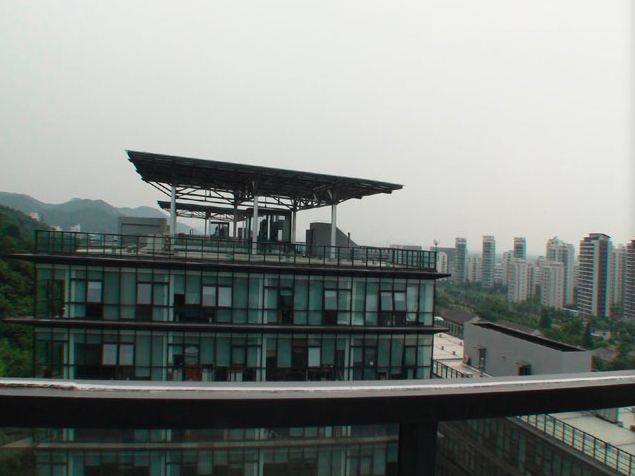
//> input picture Picture1.png, 635 x 476 px
$ ./SiftMatching   (built with g++ and OpenCV 4)
//> lines starting //> are read from the running program, lines starting //| are printed output that depends on the picture
// SfitMatcher.cpp : 此文件包含 "main" 函数。程序执行将在此处开始并结束。
//

#include <iostream>
#include "opencv2/opencv.hpp"
#include "opencv2/xfeatures2d.hpp"

using namespace std;
using namespace cv;

// [202 lines of commented-out code are left out]


typedef struct
{
	Point2f Left_Top;
	Point2f Left_Bottom;
	Point2f Right_Top;
	Point2f Right_Bottom;
}Four_Corners;
Four_Corners Corners;

void CalcCorners(const Mat& H, const Mat& src)
{
	double v2[] = { 0, 0, 1 };//左上角
	double v1[3];//变换后的坐标值
	Mat V2 = Mat(3, 1, CV_64FC1, v2);  //列向量
	Mat V1 = Mat(3, 1, CV_64FC1, v1);  //列向量

	V1 = H * V2;
	//左上角(0,0,1)
	cout << "V2: " << V2 << endl;
	cout << "V1: " << V1 << endl;
	Corners.Left_Top.x = v1[0] / v1[2];
	Corners.Left_Top.y = v1[1] / v1[2];

	//左下角(0,src.rows,1)
	v2[0] = 0;
	v2[1] = src.rows;
	v2[2] = 1;
	V2 = Mat(3, 1, CV_64FC1, v2);  //列向量
	V1 = Mat(3, 1, CV_64FC1, v1);  //列向量
	V1 = H * V2;
	Corners.Left_Bottom.x = v1[0] / v1[2];
	Corners.Left_Bottom.y = v1[1] / v1[2];

	//右上角(src.cols,0,1)
	v2[0] = src.cols;
	v2[1] = 0;
	v2[2] = 1;
	V2 = Mat(3, 1, CV_64FC1, v2);  //列向量
	V1 = Mat(3, 1, CV_64FC1, v1);  //列向量
	V1 = H * V2;
	Corners.Right_Top.x = v1[0] / v1[2];
	Corners.Right_Top.y = v1[1] / v1[2];

	//右下角(src.cols,src.rows,1)
	v2[0] = src.cols;
	v2[1] = src.rows;
	v2[2] = 1;
	V2 = Mat(3, 1, CV_64FC1, v2);  //列向量
	V1 = Mat(3, 1, CV_64FC1, v1);  //列向量
	V1 = H * V2;
	Corners.Right_Bottom.x = v1[0] / v1[2];
	Corners.Right_Bottom.y = v1[1] / v1[2];

}

//优化两图的连接处，使得拼接自然
void OptimizeSeam(Mat& img1, Mat& trans, Mat& dst)
{
	int start = MIN(Corners.Left_Top.x, Corners.Left_Bottom.x);//开始位置，即重叠区域的左边界

	double processWidth = img1.cols - start;//重叠区域的宽度
	int rows = dst.rows;
	int cols = img1.cols; //注意，是列数*通道数
	double alpha = 1;//img1中像素的权重
	for (int i = 0; i < rows; i++)
	{
		uchar* p = img1.ptr<uchar>(i);  //获取第i行的首地址
		uchar* t = trans.ptr<uchar>(i);
		uchar* d = dst.ptr<uchar>(i);
		for (int j = start; j < cols; j++)
		{
			//如果遇到图像trans中无像素的黑点，则完全拷贝img1中的数据
			if (t[j * 3] == 0 && t[j * 3 + 1] == 0 && t[j * 3 + 2] == 0)
			{
				alpha = 1;
			}
			else
			{
				//img1中像素的权重，与当前处理点距重叠区域左边界的距离成正比，实验证明，这种方法确实好
				alpha = (processWidth - (j - start)) / processWidth;
			}

			d[j * 3] = p[j * 3] * alpha + t[j * 3] * (1 - alpha);
			d[j * 3 + 1] = p[j * 3 + 1] * alpha + t[j * 3 + 1] * (1 - alpha);
			d[j * 3 + 2] = p[j * 3 + 2] * alpha + t[j * 3 + 2] * (1 - alpha);

		}
	}

}

int main()
{
	Mat SrcImage1, SrcImage2;
	Mat GaussBlurImage1, GaussBlurImage2;
	SrcImage1 = imread("Picture1.png", IMREAD_COLOR);
//> SrcImage1 is the input picture: 476 rows x 635 cols, CV_8UC3; mean B, G, R 132.2, 135.8, 130.2
	SrcImage2 = imread("Picture2.png", IMREAD_COLOR);
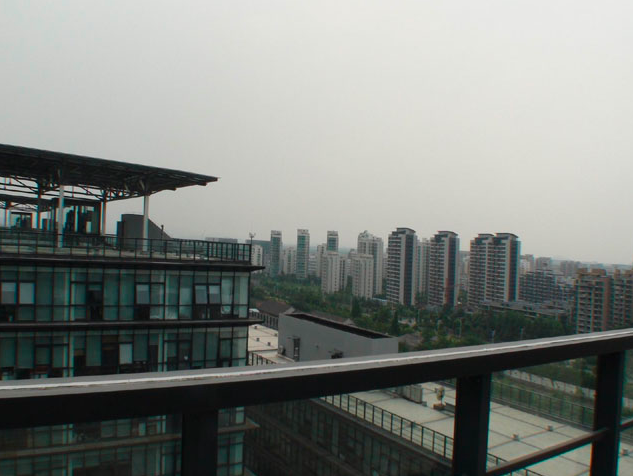
//> input picture Picture2.png, 633 x 476 px
//> SrcImage2 is the input picture: 476 rows x 633 cols, CV_8UC3; mean B, G, R 126.6, 130.9, 126.8
	if (SrcImage1.data == nullptr || SrcImage2.data == nullptr)
	{
		cout << "Image load error..." << endl;
		return 0;
	}

	Ptr<xfeatures2d::SIFT> sift;
	sift = xfeatures2d::SIFT::create(200);
	//ORB
	// 	Ptr<ORB> orb;
	// 	orb = ORB::create();
	//SURF
	//Ptr<xfeatures2d::SURF> surf;
	//surf = xfeatures2d::SURF::create(1500);
	//提取特征点
	vector<KeyPoint> KeyPoint1, KeyPoint2;
// [10 lines of commented-out code are left out]
	Mat Descript1, Descript2;
	sift->detectAndCompute(SrcImage1, Mat(), KeyPoint1, Descript1);
//> KeyPoint1 = 200 keypoints; strongest (x, y, size): (310, 203, 1.8), (302, 204, 1.9), (212, 214, 1.9), (151, 167, 21.9)
	sift->detectAndCompute(SrcImage2, Mat(), KeyPoint2, Descript2);
//> KeyPoint2 = 200 keypoints; strongest (x, y, size): (120, 194, 2), (112, 195, 2), (13, 204, 2.2), (203, 180, 8.6)
	vector<DMatch>matches;
	if (Descript1.type() != CV_32F || Descript2.type() != CV_32F)
	{
		Descript1.convertTo(Descript1, CV_32F);
		Descript2.convertTo(Descript2, CV_32F);
	}
	Ptr<DescriptorMatcher>matcher = DescriptorMatcher::create("FlannBased");
	matcher->match(Descript1, Descript2, matches);
//> matches = 200 matches
	//计算特征点距离的最大值
	double MaxDistance = 0;
	for (int i = 0; i < Descript1.rows; i++)
	{
		double Dist = matches[i].distance;
		if (Dist > MaxDistance)
		{
			MaxDistance = Dist;
		}
	}
//> this loop made 200 passes
//> (Dist, MaxDistance) on passes 1, 2, 3, 41, 48, 142, 172: (71.64, 71.64), (283.1, 283.1), (371.7, 371.7), (389.5, 389.5), (394, 394), (432.5, 432.5), (447.1, 447.1)
//> Dist on passes 4 to 9: 316.7, 354.9, 293.8, 244.1, 324.9, 267.5
//> after the loop, MaxDistance = 447.1
	//挑选好的匹配点
	vector<DMatch>OK_matches;
	for (int j = 0; j < Descript1.rows; j++)
	{
		if (matches[j].distance < 0.5*MaxDistance)
		{
			OK_matches.push_back(matches[j]);
		}
	}
//> after the loop, OK_matches = 109 matches
	//图像配准
	//转换类型为Point2f
	vector<Point2f>ImagePoint1, ImagePoint2;
	for (int i = 0; i < OK_matches.size(); i++)
	{
		ImagePoint1.push_back(KeyPoint1[OK_matches[i].trainIdx].pt);
		ImagePoint2.push_back(KeyPoint2[OK_matches[i].queryIdx].pt);
	}
//> this loop made 109 passes
//> after the loop, ImagePoint1 = 109 Points (x, y), first 12: [166.1, 213.1], [184.5, 196.2], [212, 213.9], [398.8, 186.7], [261.3, 198.3], [281.8, 217.5], [383, 264.5], [160.9, 187.5], [445.9, 347.8], [194.5, 212.9], [231, 216.4], [85.7, 387.5]; ImagePoint2 = 109 Points (x, y), first 12: [2.8, 210.1], [438.2, 237.8], [7.35, 179.9], [7.36, 206.2], [7.36, 187.1], [7.67, 199.2], [425.9, 417.4], [424.2, 233.7], [424.2, 233.7], [423.9, 385.1], [478.1, 241.8], [9.62, 184.2]
	//转换图像1到图像2的映射矩阵
	Mat Homo = findHomography(ImagePoint1, ImagePoint2, RANSAC);
//> Homo = [[-4.29, -3.46, 1799.9], [-5.62, 4.88, 359.5], [-0.0282, 0.0283, 1]]
	cout << "Homo = \n" << Homo << endl;
//| Homo =
//| [-4.287456909362596, -3.46094528213911, 1799.914747436987;
//|  -5.621914671476599, 4.882723386797958, 359.4565838393088;
//|  -0.0282252753660137, 0.02834136631196652, 1]
	//图像配准
	Mat ImageTransform1, ImageTransform2;
	warpPerspective(SrcImage1, ImageTransform1, Homo, Size(MAX(Corners.Right_Top.x, Corners.Right_Bottom.x), SrcImage2.rows));
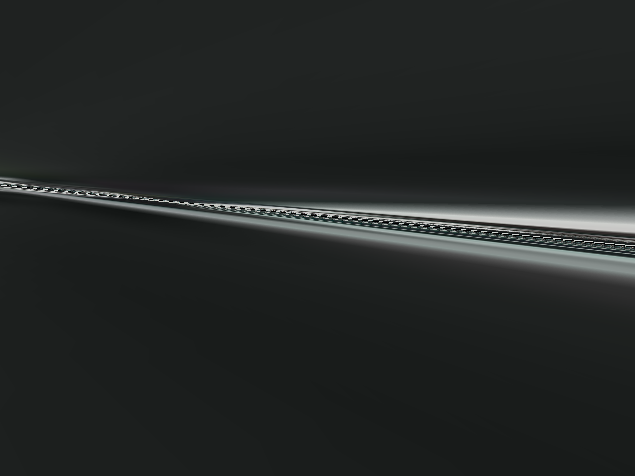
//> ImageTransform1: 476 rows x 635 cols, CV_8UC3; mean B, G, R 37.5, 38.5, 35.3
	CalcCorners(Homo, SrcImage1);
//> in CalcCorners, `V1 = H * V2;`: V1 = [1799.9, 359.5, 1]
//| V1: [1799.914747436987;
//|  359.4565838393088;
//|  1]
//> in CalcCorners, `V1 = H * V2;`: V1 = [152.5, 2683.6, 14.49]
//> in CalcCorners, `V1 = H * V2;`: V1 = [-922.6, -3210.5, -16.92]
//> in CalcCorners, `V1 = H * V2;`: V1 = [-2570, -886.3, -3.43]
	cout << "left_top:" << Corners.Left_Top << endl;
	cout << "left_bottom:" << Corners.Left_Bottom << endl;
	cout << "right_top:" << Corners.Right_Top << endl;
	cout << "right_bottom:" << Corners.Right_Bottom << endl;
	imshow("直接经过透视矩阵变换", ImageTransform1);
	//imwrite("trans1.jpg", imageTransform1);
	//创建拼接后的图,需提前计算图的大小
	int dst_width = ImageTransform1.cols;  //取最右点的长度为拼接图的长度
//> dst_width = 635
	int dst_height = SrcImage2.rows;
//> dst_height = 476
	Mat dst(dst_height, dst_width, CV_8UC3);
	dst.setTo(0);
	ImageTransform1.copyTo(dst(Rect(0, 0, ImageTransform1.cols, ImageTransform1.rows)));
	SrcImage2.copyTo(dst(Rect(0, 0, SrcImage2.cols, SrcImage2.rows)));
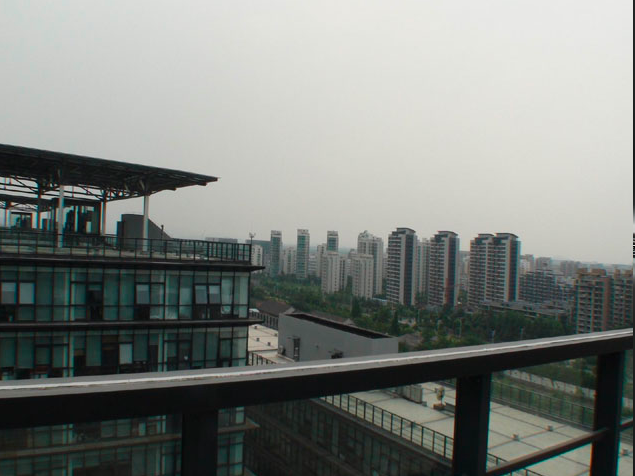
//> dst: 476 rows x 635 cols, CV_8UC3; mean B, G, R 126.3, 130.6, 126.6
	imshow("b_dst", dst);
	OptimizeSeam(SrcImage2, ImageTransform1, dst);
//> after the loop in OptimizeSeam, `for (int i = 0; i < rows; i++)`:
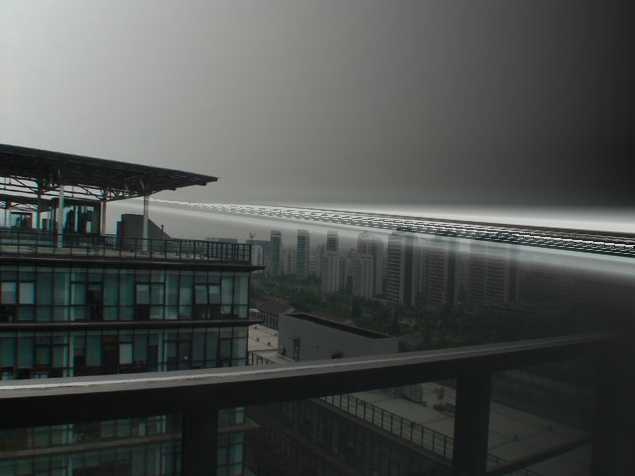
//> dst: 476 rows x 635 cols, CV_8UC3; mean B, G, R 78.3, 80.7, 76.6
//> after the loop in OptimizeSeam, `for (int i = 0; i < rows; i++)`: alpha = 0.00161
	imshow("dst", dst);
	Mat OutputImage;
	drawMatches(SrcImage1, KeyPoint1, SrcImage2, KeyPoint2, OK_matches, OutputImage);
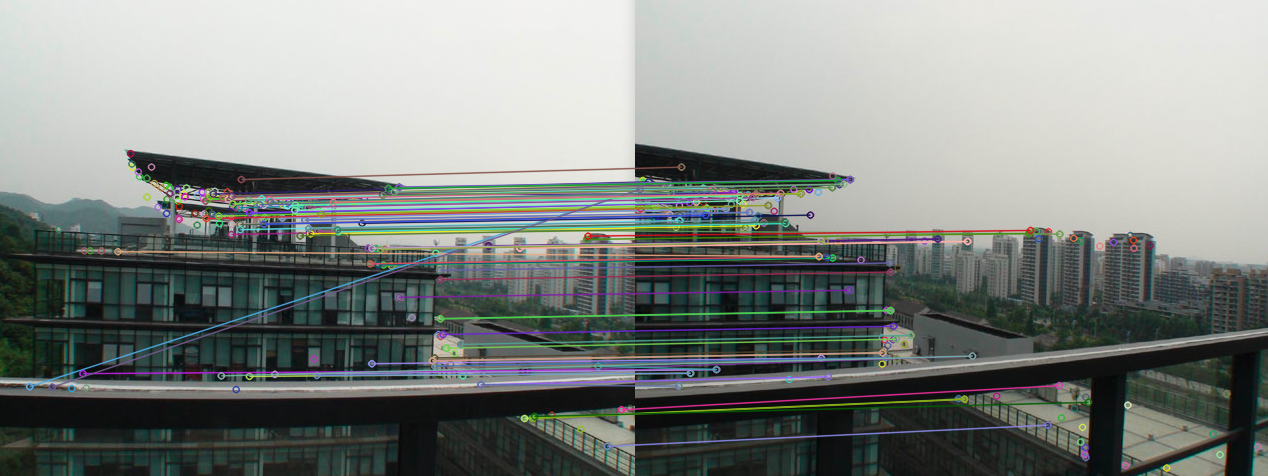
//> OutputImage: 476 rows x 1268 cols, CV_8UC3; mean B, G, R 130.8, 134.2, 129.5
	imshow("OutPutImage", OutputImage);
	waitKey(0);

}
